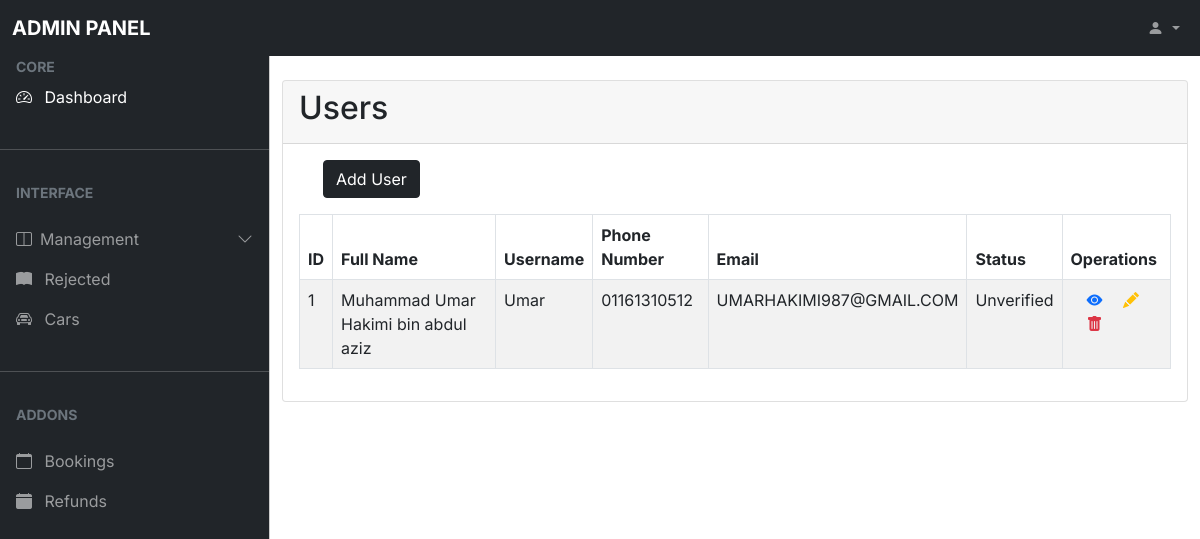
The app's page /admins/users-manage.php with its own data.
### tables this page shows
CREATE TABLE `users` (
  `id` int(11) NOT NULL,
  `user_name` varchar(255) NOT NULL,
  `email` varchar(255) NOT NULL,
  `password` varchar(255) NOT NULL,
  `phone_num` varchar(64) NOT NULL,
  `full_name` varchar(255) DEFAULT NULL,
  `address` varchar(255) DEFAULT NULL,
  `ic_no` varchar(255) NOT NULL,
  `driver_no` varchar(255) NOT NULL,
  `status` varchar(255) NOT NULL,
  `date` datetime DEFAULT NULL,
  `reset_token_hash` varchar(64) DEFAULT NULL,
  `reset_token_expires_at` datetime DEFAULT NULL
);

### admins/users-manage.php (the view, shortened to what this page needs)
<?php
require_once("includes/headerAdmins.php");
include "../db_conn.php";
?>
<main class="mt-5 pt-3">
<div class="container mt-3 gap">
    <div class="row justify-content-center">
        <div class="col-md-13 mb-4">
            <div class="card ">
                <div class="card-header">
                    <h2 class="card-title">Users</h2>
                </div>
                <div class="card-body">
                    <div class="container mb-3">
                        <a href="users-add.php" class="btn btn-dark">Add User</a>
                    </div>
                    <div class="table-responsive">
                        <table class="table table-striped table-bordered">
                            <thead>
                                <tr>
                                    <th scope="col">ID</th>
                                    <th scope="col">Full Name</th>
                                    <th scope="col">Username</th>
                                    <th scope="col">Phone Number</th>
                                    <th scope="col">Email</th>
                                    <th scope="col">Status</th>
                                    <th scope="col">Operations</th>
                                </tr>
                            </thead>
                            <tbody>
                                <?php
                                $sql = "SELECT * FROM users";
                                $result = mysqli_query($conn, $sql);
                                if ($result) {
                                    while ($row = mysqli_fetch_assoc($result)) {
                                        $id = $row['id'];
                                        $name = $row['full_name'];
                                        $user_name = $row['user_name'];
                                        $phonenum = $row['phone_num'];
                                        $email = $row['email'];
                                        $status = $row['status'];
                                        echo '<tr>
                                            <td>' . $id . '</td>
                                            <td>' . $name . '</td>
                                            <td>' . $user_name . '</td>
                                            <td>' . $phonenum . '</td>
                                            <td>' . $email . '</td>
                                            <td>' . $status . '</td>
                                            <td>
                                            <a title="View" href="users-info.php?infoid=' . $id . '" class="ms-3"><i class="bi bi-eye-fill"></i></a>
                                                <a title="Update" href="users-update.php?updateid=' . $id . '" class="ms-3"><i class="text-warning bi bi-pencil-fill"></i></a>
                                                <a title="Delete" href="users-delete.php?deleteid=' . $id . '" class="ms-3"><i class="text-danger bi bi-trash-fill"></i></a>
                                            </td>
                                        </tr>';
                                    }
                                }
                                ?>
                            </tbody>
                        </table>
                    </div>
                </div>
            </div>
        </div>
    </div>
</div>
    </main>

### admins/includes/css/stylesheet.css (style rules this page uses)
body, button { font-family: "Inter", sans-serif; }
:root { --offcanvas-width: 270px; --topNavbarHeight: 56px; }
@media (min-width: 992px) { body { overflow: auto !important; } }
@media (min-width: 992px) { main { margin-left: var(--offcanvas-width); } }

### records on screen
users: id "1", full_name "Muhammad Umar Hakimi bin abdul aziz", user_name "Umar", phone_num "01161310512", email "UMARHAKIMI987@GMAIL.COM", status "Unverified"
